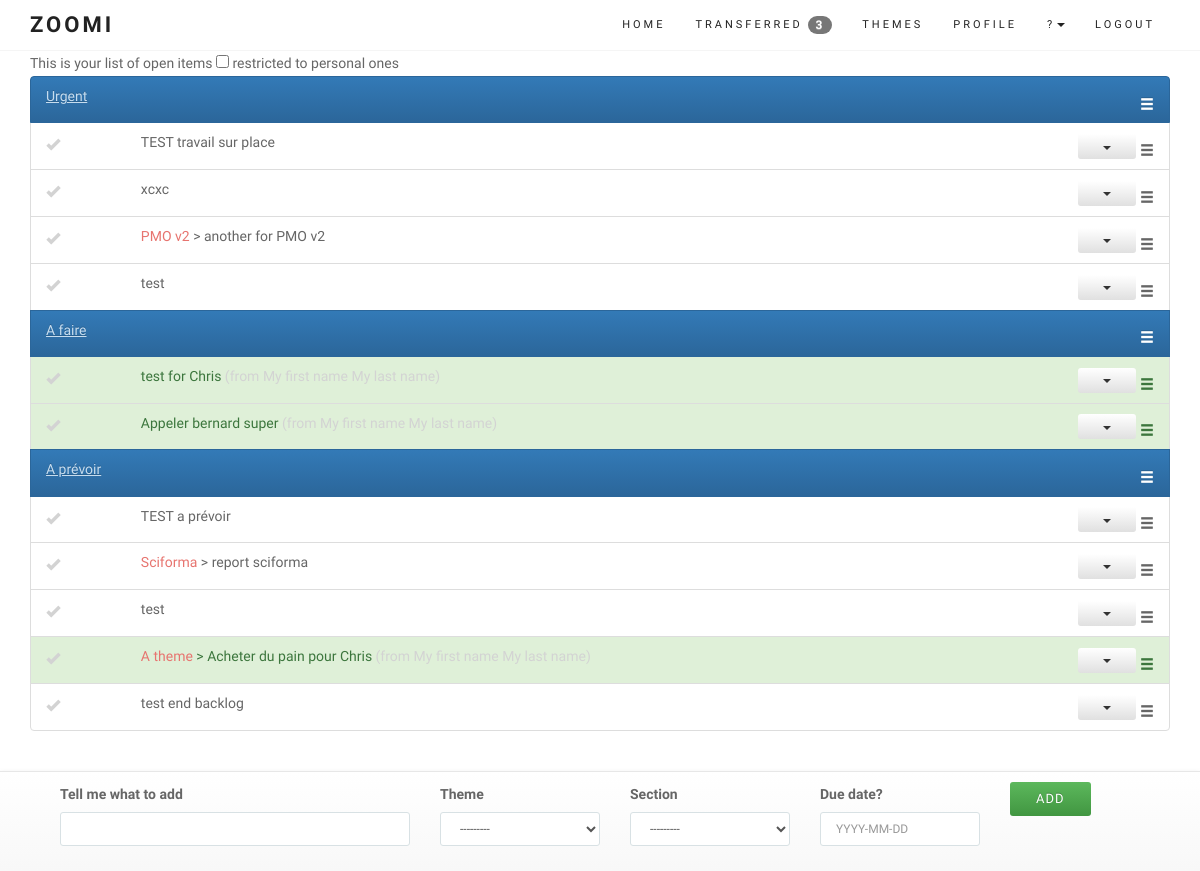
The app's page / (signed in) with its own data.
### core/models.py (models this page shows, shortened)
class UserProfile(models.Model):
	user = models.OneToOneField(User, on_delete=models.CASCADE)
	company = models.CharField(max_length=50)
	def get_entry_transfered(self):
		return self.user.entry_set.filter(transfered=True, done=False).count()

class Entry(models.Model):
	user = models.ForeignKey(User)
	name = models.CharField(max_length=100)
	data = models.CharField(max_length=200, blank=True)
	order = models.IntegerField(default=99999)
	duedate = models.DateField(null=True, blank=True)
	done = models.BooleanField(default=False) # 0 = to do / 1 = completed
	impediment = models.BooleanField(default=False) # 0 = No / 1 = Yes
	transfered = models.BooleanField(default=False) # 0 = No / 1 = Yes = no longer in your List
	personal = models.BooleanField(default=False) # 0 = No / 1 = Yes
	assignees = models.ManyToManyField(User, related_name='assignees',blank=True)
	section = models.BooleanField(default=False) # 0 = No / 1 = Yes
	created_at = models.DateTimeField(auto_now_add=True)
	completed_on = models.DateTimeField(null=True, blank=True)
	theme = models.ForeignKey(Theme, null=True, blank=True)
	class Meta:
		ordering = ['order']
		verbose_name_plural = "entries"
	def __str__(self):
		return str(self.name)
	def update_entry_url(self):
		return reverse (viewname="detail", args=[self.id])
	def update_modal_entry_url(self):
		return reverse (viewname="entrymodal", args=[self.id])
	def comment_entry_url(self):
		return reverse (viewname="commentlist", args=[self.id])
	def theme_entry_url(self):
		return reverse (viewname="themedetails", args=[self.theme.id])

class Theme(models.Model):
	user = models.ForeignKey(User)
	name = models.CharField(max_length=100, null=True, blank=True)
	created_at = models.DateTimeField(auto_now_add=True)
	def __str__(self):
		return str(self.name)

### core/views.py (the view, shortened to what this page needs)
# urls.py: url(r'^$', login_required(coreviews.EntryListAppendViewBS.as_view()), name='entrylistBS'), # Bootstrap test
class EntryListAppendViewBS(ListAppendView):
	model = coremodels.Entry
	template_name = 'entry/listBS.html'
	context_object_name = 'entry'
	hide_sortable = ""
	def get_queryset(self):
		return coremodels.Entry.objects.filter(Q(user=self.request.user, transfered=0) | Q(assignees=self.request.user), done=False).order_by('order')

### core/models.py
class EntryCreateForm(ModelForm):
	section_name = forms.ModelChoiceField(queryset=None,required=False)
	class Meta:
		model = Entry
		fields = ['name','theme','duedate'] # the form on the homepage
	def __init__(self, *args, **kwargs): # current_business, as parameter (cf Creeam)
		current_user = kwargs.pop('user')
		super(EntryCreateForm, self).__init__(*args, **kwargs)
		self.fields['name'].label = "Tell me what to add"
		self.fields['theme'].label = "Theme"
		self.fields['duedate'].label = "Have a due date?"
		self.fields['duedate'].widget.attrs['placeholder'] = "YYYY-MM-DD"
		self.fields['name'].widget.attrs['autofocus'] = "on"
		self.fields['section_name'].queryset = Entry.objects.filter(user=current_user, section=True)
		self.fields['section_name'].label = "Section"
		self.fields['theme'].queryset = Theme.objects.filter(user=current_user)

### core/models.py (called while the page is built)
	def get_form_kwargs(self):
		kwargs = super(ListAppendView, self).get_form_kwargs()
		kwargs['user'] = self.request.user
		return kwargs

	def get(self, request, *args, **kwargs):
		self.object_list = self.get_queryset()
		allow_empty = self.get_allow_empty()
		if not allow_empty and len(self.object_list) == 0:
			raise Http404(_(u"Empty list and '%(class_name)s.allow_empty' is False.")
							% {'class_name': self.__class__.__name__})
		self.object = None
		form_class = self.get_form_class()
		form = self.get_form(form_class)
		context = self.get_context_data(object_list=self.object_list, form=form)
		return self.render_to_response(context)

### templates/entry/listBS.html (shortened to what this page needs)
{% extends "base/theme.html" %}
{% load sitegate %}
{% load staticfiles %}
{% block page_sub_title %}
<form>
This is your list of open items
<input type='checkbox' class='showpersonal' /> restricted to personal ones
</form>
{% endblock %}
{% block content %}
<link rel="stylesheet" href="{% static "css/zoomi.css" %}">
<section id="services">
	<div class="container">
		<div class="row ">
			<div class="col-lg-12 text-center">
						<ul id="todo_list_BS">
						   	{% for objects in object_list %}
{% block detail %}
									{% include 'entry/detailsBS.html' %}
{% endblock %}
							{% endfor %}
						</ul>
			</div>
		</div>
	</div>
</section>
{% endblock %}
{% block footer %}
	<footer class="navbar navbar-default navbar-fixed-bottom footerform">
		<div class="container">
			{% include 'entry/create.html' %}
		</div>
	</footer>
{% endblock %}

### templates/base/theme.html (shortened to what this page needs)
{% load staticfiles %}
{% load widget_tweaks %}
<!DOCTYPE html>
<html lang="en">
<head>
{% block css_js %}
		<link rel="stylesheet" href="https://maxcdn.bootstrapcdn.com/bootstrap/3.3.6/css/bootstrap.min.css">
		<link rel="stylesheet" href="https://maxcdn.bootstrapcdn.com/bootstrap/3.3.6/css/bootstrap-theme.min.css">
	<link href="{% static "css/font-awesome.min.css" %}" rel="stylesheet" media="screen">
	<link href="{% static "css/simple-line-icons.css" %}" rel="stylesheet" media="screen">
	<link href="{% static "css/animate.css" %}" rel="stylesheet">
	<link href="{% static "css/style.css" %}" rel="stylesheet" media="screen">
	<link rel="stylesheet" href="https://code.jquery.com/mobile/1.4.5/jquery.mobile-1.4.5.min.css" />
{% endblock %}
</head>
<body>
{% block navigation %}
	<header class="header">
		<nav class="navbar navbar-custom" role="navigation">
			<div class="container">
				<div class="navbar-header">
					<a class="navbar-brand" href="/">Zoomi</a>
				</div>
				<div class="collapse navbar-collapse" id="custom-collapse" data-role="navbar">
					<ul class="nav navbar-nav navbar-right">
						<li><a href="/">Home</a></li>
						{% if user.is_authenticated %}
						<li>
						    <a class="page-scroll" href="/transferred">Transferred <span class="badge">{{ user.userprofile.get_entry_transfered }}</span></a>
						</li>
						<li>
						    <a class="page-scroll" href="/themes">Themes</a>
						</li>
						<li>
						    <a class="page-scroll" href="/user/details">Profile</a>
						</li>
						<li class="dropdown">
					          <a href="#" class="dropdown-toggle" data-toggle="dropdown" role="button" aria-haspopup="true" aria-expanded="false">?<span class="caret"></span></a>
					    </li>
						<li>
						    <a class="page-scroll" href="/logout">Logout</a>
						</li>
						{% endif %}
 					</ul>
				</div>
			</div>
		</nav>
	</header>
{% endblock %}
<div class="container">
	<div class="row">
		<div class="col-sm-12">
{% block page_sub_title %}
{% endblock %}
		</div>
	</div>
</div>
{% block content %}{% endblock %}
{% block footer %}{% endblock %}
</body>
</html>

### templates/entry/detailsBS.html (shortened to what this page needs)
											<li id="entry_{{ objects.id }}" class="list-group-item
										{% if objects.section == 1 %}active personal{% endif %}
										{% if objects.personal == 1 %}personal{% endif %}
										{% if objects.transfered == 1 %}list-group-item-success{% endif %}
										">
								  	<div class="row">
										<div class="{% if objects.section == 1 %}hidden-xs hidden-sm hidden-md{% else %}hidden-xs col-sm-1 col-md-1{% endif %}">
								   			<span class="{% if objects.section == 0 %}glyphicon glyphicon-ok entrycheckmark{% endif %} {% if objects.done == 1 %}completed{% else %}todo{% endif %}" onclick="EntryComplete({{ objects.id }})"> </span>
								   		</div>
								   		<div class="col-xs-7 col-sm-6 col-md-6 col-lg-6 text-left">
								   			<p class="list-group-item-text">
								   				{% if objects.theme %}
								   					<a href="{{ objects.theme_entry_url }}">{{ objects.theme }}</a> >
								   				{% endif %}
								   				{% if objects.section == 1 %}
								   					<a href="{{ objects.update_entry_url }}" style="color:#C7DDEF;text-decoration: underline;">{{ objects|truncatewords:10 }}</a>
								   				{% else %}
									   				{{ objects|truncatewords:10 }}
									   				{% if objects.transfered == 1 %}<span class="sender">(from {{ objects.user.get_full_name }})</span>{% endif %}
								   				{% endif %}
									   		</p>
								   		</div>
								   		{% if objects.section == 1 %}
											<div class="col-xs-3 col-sm-1 col-md-1 col-lg-1"></div>
										{% endif %}
								   		<div class="hidden-xs col-sm-3 col-md-3 col-lg-3 text-right">
									    </div>
								   		<div class="hidden-xs col-sm-2 col-md-2 col-lg-2 text-right">
								   			{% if objects.section == 0 %}
												<div class="btn-group">
												  <button type="button" class="btn btn-xs btn-default dropdown-toggle" data-toggle="dropdown" aria-haspopup="true" aria-expanded="false">
												    <span class="caret"></span>
												  </button>
												</div>
											{% endif %}
								   				<span class="glyphicon glyphicon-menu-hamburger selector {{ view.hide_sortable }}">
									    </div>
									</div>
								</li>

### static/css/style.css (style rules this page uses)
body { font: 300 14px/1.8 'Raleway', sans-serif; color: #666; overflow-x: hidden; }
a { color: #E7746F; }
.navbar a, .form-control { -webkit-transition: all 0.4s ease-in-out 0s; -moz-transition: all 0.4s ease-in-out 0s; -ms-transition: all 0.4s ease-in-out 0s; -o-transition: all 0.4s ease-in-out 0s; transition: all 0.4s ease-in-out 0s; }
a, .btn { -webkit-transition: all 0.125s ease-in-out 0s; -moz-transition: all 0.125s ease-in-out 0s; -ms-transition: all 0.125s ease-in-out 0s; -o-transition: all 0.125s ease-in-out 0s; transition: all 0.125s ease-in-out 0s; }
.btn, .form-control, .form-control:hover, .form-control:focus, .navbar-custom .dropdown-menu { -webkit-box-shadow: none; box-shadow: none; }
.btn, .iconbox, .progress, #filter li, .scroll-up a, .form-control, .input-group-addon { -webkit-border-radius: 3px; -moz-border-radius: 3px; -o-border-radius: 3px; border-radius: 3px; }
.form-control { background: #FFF; border: 1px solid #D8E1E4; font-size: 12px; padding: 0 15px; }
.btn { font-family: Raleway, sans-serif; text-transform: uppercase; letter-spacing: 1px; font-size: 13px; padding: 8px 26px; border: 0; }
.btn-xs, .btn-group-xs > .btn { padding: 5px 25px; font-size: 10px; }
.header { border-bottom: 1px solid #f5f5f5; position: relative; width: 100%; z-index: 998; }
.navbar-custom { border: 0; border-radius: 0; margin: 0; text-transform: uppercase; font-family: Raleway, sans-serif; }
.navbar-custom, .navbar-custom .dropdown-menu { background: #fff; padding: 0; }
.navbar-custom .navbar-brand, .navbar-custom .navbar-nav > li > a, .navbar-custom .navbar-nav .dropdown-menu > li > a { font-size: 11px; letter-spacing: 3px; color: #222; }
.navbar-custom .navbar-brand { font-weight: 700; font-size: 22px; font-family: Lobster, cursive; }

### static/css/zoomi.css (style rules this page uses)
html { position: relative; min-height: 100%; }
body { margin-bottom: 130px; }
.selector { cursor: move; vertical-align: middle; margin-top: 5px; }
ul { padding: 0; text-align: left; list-style: none; }
.sender { color:lightgrey; }
.todo { color:lightgrey; cursor: pointer; }

### records on screen
Entry: name "Urgent"
Entry: section False (drawn), name "TEST travail sur place"
Entry: section False (drawn), name "xcxc"
Entry: section False (drawn), theme "PMO v2", name "another for PMO v2"
Entry: section False (drawn), name "test"
Entry: name "A faire"
Entry: section False (drawn), name "test for Chris", user.get_full_name "My first name My last name"
Entry: section False (drawn), name "Appeler bernard super", user.get_full_name "My first name My last name"
Entry: name "A prévoir"
Entry: section False (drawn), name "TEST a prévoir"
Entry: section False (drawn), theme "Sciforma", name "report sciforma"
Entry: section False (drawn), name "test"
Entry: section False (drawn), theme "A theme", name "Acheter du pain pour Chris", user.get_full_name "My first name My last name"
Entry: section False (drawn), name "test end backlog"

### other values on screen
{{ user.userprofile.get_entry_transfered }} "3"
